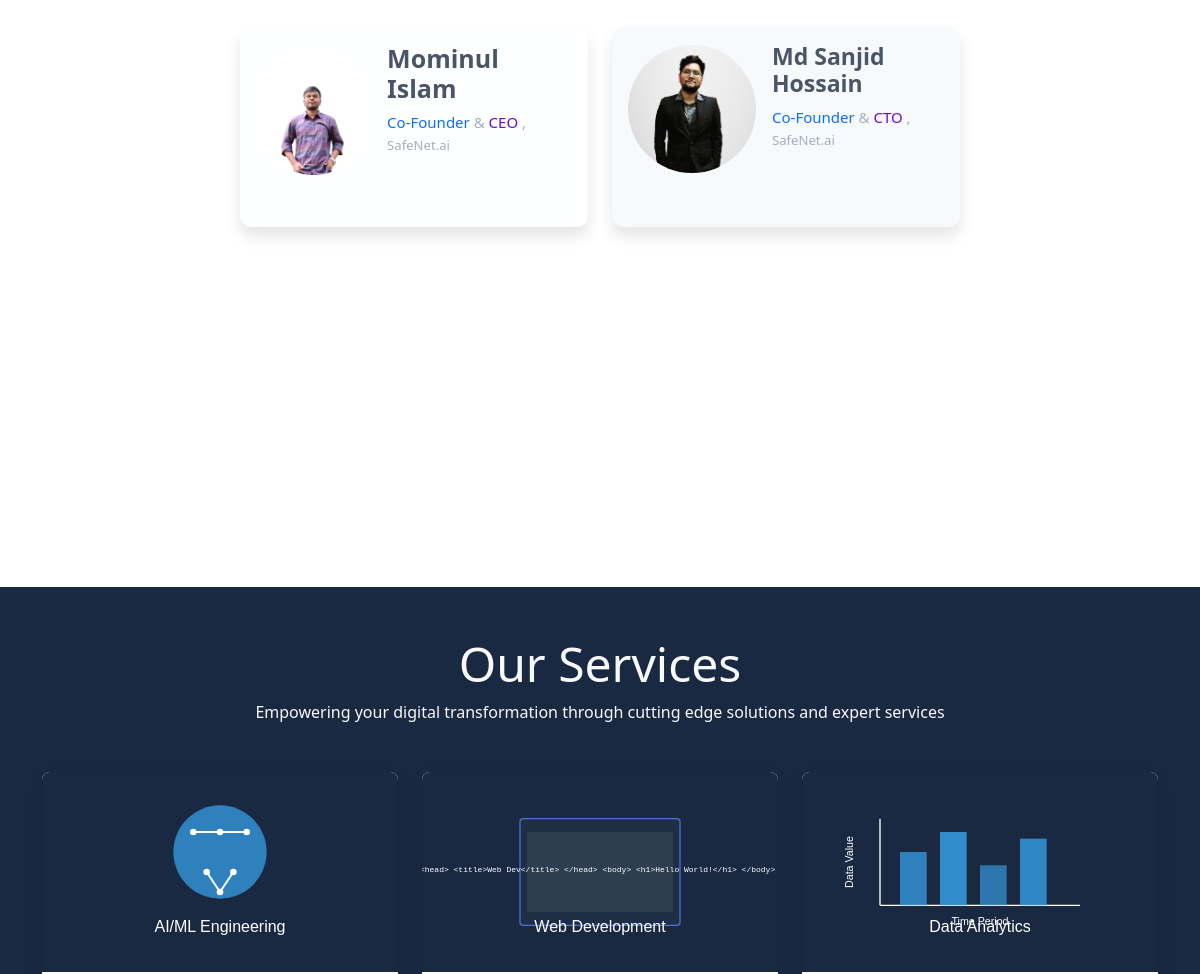
/about/about_us/ (middle part), run on an earlier commit of the app's database.
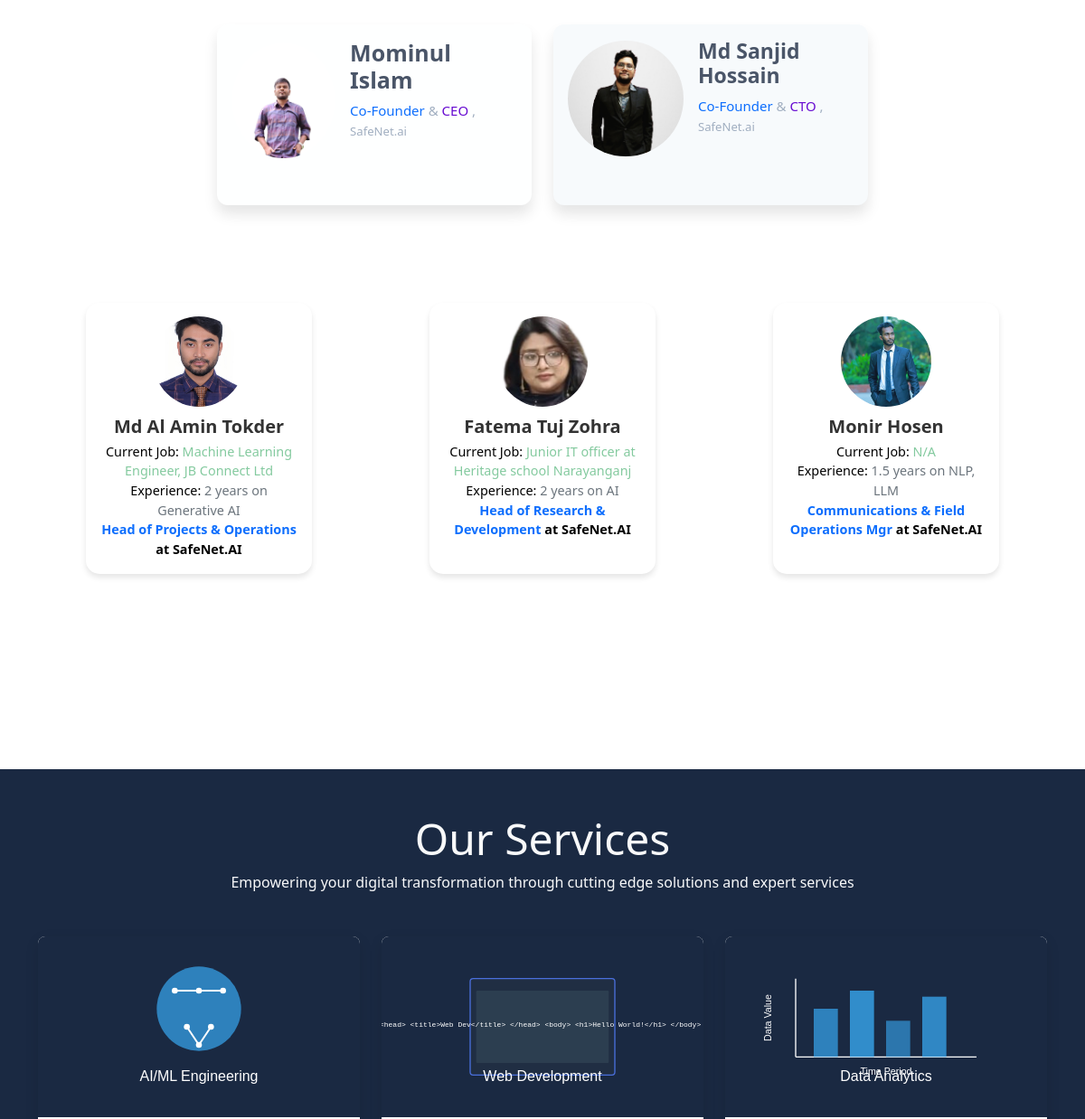
And on a later commit of the database.
### About/models.py (models this page shows, shortened)
class TeamMembers(models.Model):
    id=models.AutoField(primary_key=True)
    first_Name = models.CharField(max_length=100)
    last_Name = models.CharField(max_length=100)
    profile_pic = models.ImageField(upload_to='team_members_pics/', blank=True)
    current_job = models.CharField(max_length=100)
    work_experience = models.CharField(max_length=100)
    Role = models.CharField(max_length=100)
    uv_name = models.CharField(max_length=100)
    dept_name = models.CharField(max_length=100)
    domain_expertise=models.CharField(max_length=100)
    linekdin_url = models.URLField(blank=True)
    github_url = models.URLField(blank=True)
    personal_website = models.URLField(blank=True)
    google_scholar_url = models.URLField(blank=True)

### About/views.py (the view)
# urls.py: path("about_us/", views.about_us, name='about_us'),
def about_us(request):
    team_list=TeamMembers.objects.order_by('first_Name')
    diction={'title':'Home Page','team_list':team_list}
    return render(request, "about_us/about.html", context=diction)

### templates/about_us/about.html (shortened to what this page needs)
{% extends 'base.html' %}
{% load static %}
{% block content %}
<br>
<div class="container-fluid"
    style="margin-bottom: 0px;;  text-align: center; color: #418aeb; margin-top: 25px;font-style: italic;font-family: 'Courier New', Courier, monospace; font-weight: 900;font-size: 50px;">
    <p>Team Members </p>
</div>
<div class="container py-5">
    <div class="row justify-content-center">
        <div class="container-fluid mt-4 p-4">
            <div class="row justify-content-center"  style="margin-top: -90px;">
                <div class="col-md-6 col-lg-4 mb-4" >
                    <div class="custom-card" style="background-color: #feffff; height: 200px;" >
                        <div class="d-flex align-items-center gap-3">
                            <img src="/static/co_founder/mominul.png" alt="Profile Image" class="profile-img">
                            <div class="info">
                                <h3 style="font-size: 25px;">Mominul Islam</h3>
                                <p style="margin-bottom: 0%;"><span style="color: #0d6efd;">Co-Founder </span> &amp; <span style="color: #670bd1;">CEO </span>, <small>SafeNet.ai</small></p>
                            </div>
                        </div>
                    </div>
                </div>
                <div class="col-md-6 col-lg-4 mb-4">
                    <div class="custom-card" style="height: 200px;">
                        <div class="d-flex align-items-center gap-3">
                            <img src="/static/co_founder/Opi2.jpg" alt="Profile Image" class="profile-img">
                            <div class="info">
                                <h4 style="font-size: 23px;">Md Sanjid Hossain</h4>
                                <p style="margin-bottom: 0%;"> <span style="color: #0d6efd;">Co-Founder </span> &amp; <span style="color: #670bd1;">CTO </span>, <small>SafeNet.ai</small></p>
                            </div>
                        </div>
                    </div>
                </div>
            </div>
        </div>
    </div>
</div>
<br>
<link href="https://cdn.jsdelivr.net/npm/bootstrap@5.2.0/dist/css/bootstrap.min.css" rel="stylesheet">
<link rel="stylesheet" href="https://cdnjs.cloudflare.com/ajax/libs/font-awesome/6.0.0-beta3/css/all.min.css">
<div class="container py-5">
    <div class="row justify-content-center" style="margin-top: -60px;">
        {% for member in team_list|dictsortreversed:"id" %}
        <div class="col-12 col-sm-6 col-md-4 mb-4 d-flex justify-content-center">
            <div class="flip-card" style="width: 250px; height: 300px;">
                <div class="flip-card-inner">
                    <div class="flip-card-front">
                        <div style="display: flex; justify-content: center; align-items: center;">
                            <img src="{% if member.profile_pic %}{{ member.profile_pic.url }}{% else %}{% static 'images/default_profile.png' %}{% endif %}"
                                alt="Profile Image" style="border-radius: 50%; width: 100px; height: 100px; object-fit: cover;">
                        </div>
                        <div class="info">
                            <h5>{{ member.first_Name }} {{ member.last_Name }}</h5>
                            <p> <span style="color: black;">Current Job: </span> {{ member.current_job }}</p>
                            <p class="text-secondary"><span style="color: black;">Experience: </span> {{member.work_experience }}</p>
                            <p class="text-primary"><strong>{{ member.Role }} <span style="color: black;">at SafeNet.AI
                                    </span> </strong></p>
                        </div>
                    </div>
                    <div class="flip-card-back">
                        <div>
                            <p>
                                <strong>University:</strong> {{ member.uv_name }}<br>
                                <strong>Department:</strong> {{ member.dept_name }}<br>
                                <strong>Expertise:</strong> {{ member.domain_expertise }}<br>
                            </p>
                            <div class="mb-3 social-links">
                                {% if member.github_url %}
                                <a href="{{ member.github_url }}" target="_blank" class="social_icons mx-2">
                                </a>
                                {% endif %}
                                {% if member.personal_website %}
                                <a href="{{ member.personal_website }}" target="_blank" class="social_icons mx-2">
                                </a>
                                {% endif %}
                                {% if member.linekdin_url %}
                                <a href="{{ member.linekdin_url }}" target="_blank" class="social_icons mx-2">
                                </a>
                                {% endif %}
                                {% if member.google_scholar_url %}
                                <a href="{{ member.google_scholar_url }}" target="_blank" class="social_icons mx-2">
                                </a>
                                {% endif %}
                            </div>
                            <a href="{% url 'About:edit_team_info' member_id=member.id %}"
                                class="btn btn-outline-light btn-sm btn-edit">
                            </a>
                        </div>
                    </div>
                </div>
            </div>
        </div>
        {% endfor %}
    </div>
</div>
<br><br><br><br>
<br><br>
<div class="services-section py-5" style="background-color: #1a2942;">
    <div class="container">
        <h2 class="text-center text-light display-5 mb-2">Our Services</h2>
        <p class="text-center text-light mb-5">Empowering your digital transformation through cutting edge solutions and
            expert services</p>
        <div class="row g-4 mb-4">
            <div class="col-md-4">
                <div class="card h-100 border-0 rounded-3 overflow-hidden">
                    <img src="{% static 'img/services/ai_ml.svg' %}" class="card-img-top" alt="AI/ML Engineering">
                </div>
            </div>
            <div class="col-md-4">
                <div class="card h-100 border-0 rounded-3 overflow-hidden">
                    <img src="{% static 'img/services/web_dev.svg' %}" class="card-img-top" alt="Web Development">
                </div>
            </div>
            <div class="col-md-4">
                <div class="card h-100 border-0 rounded-3 overflow-hidden">
                    <img src="{% static 'img/services/data_analytics.svg' %}" class="card-img-top" alt="Data Analytics">
                </div>
            </div>
        </div>
    </div>
</div>
{% endblock %}

### templates/base.html (shortened to what this page needs)
<!DOCTYPE html>
<html lang="en">
<head>
    <link href="https://cdn.jsdelivr.net/npm/bootstrap@5.1.3/dist/css/bootstrap.min.css" rel="stylesheet">
    <link rel="stylesheet" href="https://cdnjs.cloudflare.com/ajax/libs/font-awesome/6.0.0-beta3/css/all.min.css">
    <link rel="stylesheet" href="/static/css/style.css">
    <link rel="stylesheet" href="/static/css/robot-animation.css">
    <link rel="stylesheet" href="/static/css/robot-animation.css">
</head>
<body>
        {% block content %}{% endblock %}
</body>
</html>

### static/css/style.css (style rules this page uses)
:root { --primary-color: #3498db; --primary-dark: #2980b9; --secondary-color: #2c3e50; --light-color: #ecf0f1; --dark-color: #34495e; --danger-color: #e74c3c; --success-color: #2ecc71; --warning-color: #f39c12; --info-color: #3498db; --ai-color: #3498db; --quantum-color: #e74c3c; --hybrid-color: #9b59b6; }
body { font-family: 'Segoe UI', Tahoma, Geneva, Verdana, sans-serif; line-height: 1.6; color: var(--dark-color); background-color: #f8f9fa; padding-top: 70px; }
h1, h2, h3, h4, h5, h6 { margin-bottom: 1rem; font-weight: 600; }
a { color: var(--primary-color); text-decoration: none; transition: all 0.3s ease; }
.social-links a { margin-right: 1rem; font-size: 1.25rem; }
.card { margin-bottom: 1.5rem; box-shadow: 0 2px 4px rgba(0, 0, 0, 0.05); transition: all 0.3s ease; border: none; }

### templates/about_us/about.html (style rules this page uses)
.social-links a { display: inline-block; color: inherit; line-height: 0; }
.flip-card { perspective: 1000px; margin: 0 auto; }
.flip-card-inner { position: relative; width: 100%; height: 100%; transition: transform 0.8s; transform-style: preserve-3d; }
.flip-card-front, .flip-card-back { position: absolute; width: 100%; height: 100%; border-radius: 15px; overflow: hidden; backface-visibility: hidden; box-shadow: 0 4px 6px rgba(0, 0, 0, 0.1); }
.flip-card-front { background: #fff; padding: 15px; }
.flip-card-front img { border-radius: 10px; width: 100%; height: 150px; object-fit: cover; }
.flip-card-front .info { margin-top: 10px; text-align: center; }
.flip-card-front .info h5 { font-weight: bold; color: #333; margin-bottom: 5px; }
.flip-card-front .info p { margin: 0; color: #84ca9f; font-size: 0.9rem; }
.flip-card-back { background: #343a40; color: #f8f9fa; transform: rotateY(180deg); padding: 20px; display: flex; flex-direction: column; justify-content: center; align-items: center; text-align: center; }
.flip-card-back p { font-size: 0.9rem; line-height: 1.4; }
.btn-edit { border-color: #f8f9fa; color: #f8f9fa; }
.services-section .card { transition: transform 0.3s ease; box-shadow: 0 5px 15px rgba(0, 0, 0, 0.1); }
.services-section .card-img-top { height: 200px; object-fit: cover; }

What changed in the data, as far as the page shows it:
added TeamMembers: profile_pic (picture), first_Name "Md Al Amin", last_Name "Tokder", current_job "Machine Learning Engineer, JB Connect Ltd", work_experience "2 years on Generative AI", Role "Head of Projects & Operations"
added TeamMembers: profile_pic (picture), first_Name "Fatema Tuj", last_Name "Zohra", current_job "Junior IT officer at Heritage school Narayanganj", work_experience "2 years on AI", Role "Head of Research & Development"
added TeamMembers: profile_pic (picture), first_Name "Monir", last_Name "Hosen", current_job "N/A", work_experience "1.5 years on NLP, LLM", Role "Communications & Field Operations Mgr"
